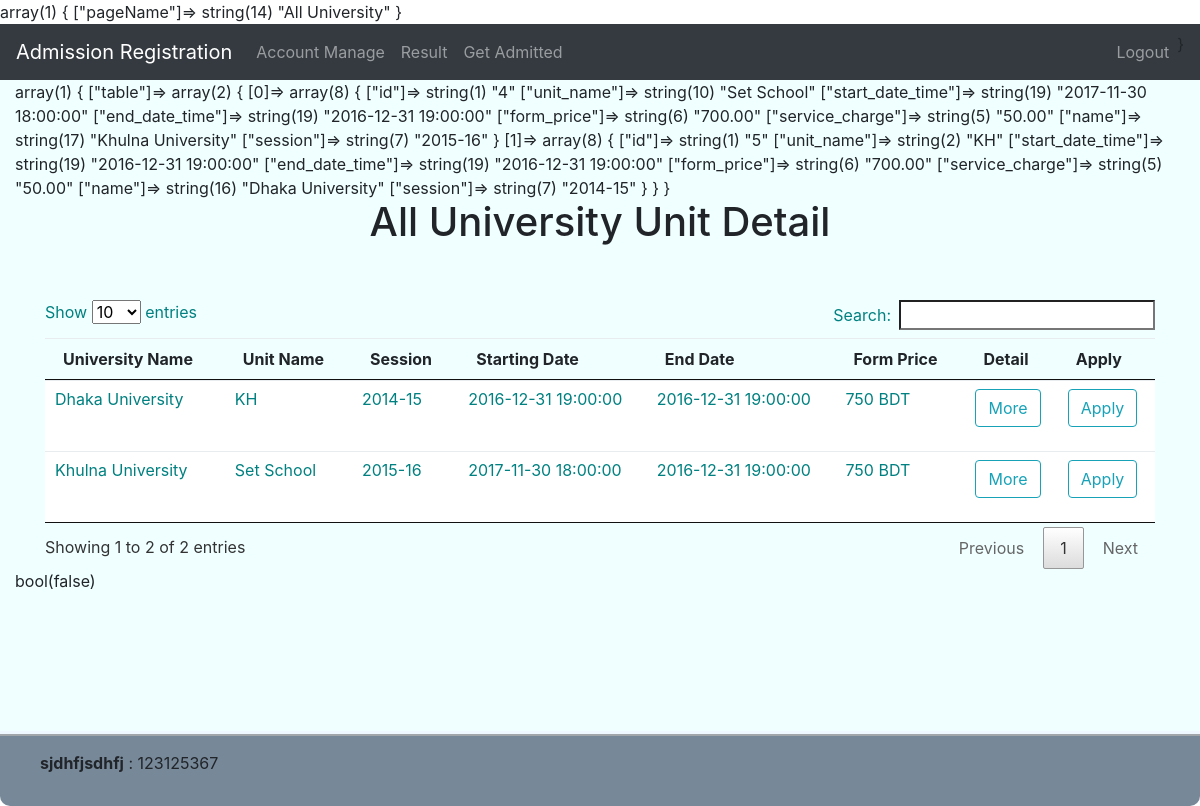
Screenshot of /getAdmitted (signed in) with the database file from the repository.
### tables this page shows
CREATE TABLE `unit` (
  `id` int(11) NOT NULL,
  `university_id` int(11) NOT NULL,
  `session_id` int(11) NOT NULL,
  `unit_name` varchar(256) NOT NULL,
  `start_date_time` timestamp NOT NULL DEFAULT '0000-00-00 00:00:00',
  `end_date_time` timestamp NOT NULL DEFAULT '0000-00-00 00:00:00',
  `selection_date_time` timestamp NULL DEFAULT NULL,
  `exam_date_time` timestamp NOT NULL DEFAULT '0000-00-00 00:00:00',
  `form_price` decimal(7,2) NOT NULL,
  `service_charge` decimal(7,2) NOT NULL,
  `detail` text NOT NULL,
  `modified_by` int(11) NOT NULL,
  `modified_at` timestamp NOT NULL DEFAULT CURRENT_TIMESTAMP ON UPDATE CURRENT_TIMESTAMP
);

CREATE TABLE `university` (
  `id` int(11) NOT NULL,
  `name` varchar(256) NOT NULL,
  `modified_by` int(11) NOT NULL,
  `modified_at` timestamp NOT NULL DEFAULT CURRENT_TIMESTAMP ON UPDATE CURRENT_TIMESTAMP
);

CREATE TABLE `session` (
  `id` int(11) NOT NULL,
  `session` varchar(10) NOT NULL,
  `modified_by` int(11) NOT NULL,
  `modified_at` timestamp NOT NULL DEFAULT CURRENT_TIMESTAMP ON UPDATE CURRENT_TIMESTAMP
);

### system/libs/Load.php (called while the page is built, shortened)
<?php
class Load
{
    public function view($fileName, $data = false)
    {
        var_dump($data);
        include 'app/views/'.$fileName.'.php';
    }
    public function model($modelName){
        return new $modelName();
    }
}

### app/controllers/GetAdmitted.php (called while the page is built, shortened)
<?php
class GetAdmitted extends MainController{
    public function index(){
        self::studentUnitDetail();
    }
    public function studentUnitDetail(){
        $pageName = ['pageName' => 'All University'];
        $unitProcedureModel = $this->load->model('UnitProcedureModel');
        $data['table'] = $unitProcedureModel->getAllUnit();
        $this->load->view('partials/headerPublic', $pageName);
        $this->load->view('students/unitDetail',$data);
        $this->load->view('partials/footer');
    }
}

### index.php (called while the page is built, shortened)
<?php
$mail = new Main();

### system/libs/Database.php (called while the page is built, shortened)
<?php
class Database extends PDO {
    public function select($sql, $data = array(), $fetchStyle = PDO::FETCH_ASSOC){
        $stmt = $this->prepare($sql);
        $stmt->execute();
        return $stmt->fetchAll($fetchStyle);
    }
}

### app/models/UnitProcedureModel.php (called while the page is built, shortened)
<?php
class UnitProcedureModel extends MainModel{
    public function getAllUnit(){
        $sql = "SELECT unit.id, unit.unit_name, unit.start_date_time, unit.end_date_time, unit.form_price,
                unit.service_charge, university.name , session.session FROM unit
                INNER JOIN university ON unit.university_id = university.id
                INNER JOIN session ON unit.session_id = session.id";
        return $this->db->select($sql);
    }
}

### system/libs/MainController.php (called while the page is built, shortened)
<?php
class MainController
{
    public function __construct()
    {
        $this->load = new Load();
    }
}

### system/libs/MainModel.php (called while the page is built, shortened)
<?php
class MainModel{
    public function __construct(){
        $dsn = 'mysql:dbname=se_addmission; host=localhost';
        $user = 'root';
        $pass = '';
        $this->db = new Database($dsn,$user,$pass);
    }
}

### app/views/students/unitDetail.php (the view, shortened to what this page needs)
<div class="container">
    <h1 style="text-align: center"> All University Unit Detail</h1>
    <br>
     <div class="table-responsive">
        <br />
        <table id="board_data" class="table">
            <thead>
                <tr>
                    <th >University Name</th>
                    <th >Unit Name</th>
                    <th >Session</th>
                    <th >Starting Date</th>
                    <th >End Date</th>
                    <th >Form Price</th>
                    <th >Detail</th>
                    <th >Apply</th>
                </tr>
            </thead>
            <?php foreach ($data['table'] as $key => $value){?>
                <tr>
                    <td><label><?php echo $value['name']?></label></td>
                    <td><label><?php echo $value['unit_name']?></label></td>
                    <td><label><?php echo $value['session']?></label></td>
                    <td><label><?php echo $value['start_date_time']?></label></td>
                    <td><label><?php echo $value['end_date_time']?></label></td>
                    <td><label><?php
                            $fPrice = (int)$value['form_price'];
                            $sCharge = (int)$value['service_charge'];
                            $total = $fPrice + $sCharge;
                            echo $total." BDT";
                            ?></label></td>
                    <td>
                        <form action="<?php echo BASE_URL?>/unitdetail/unitdetail/<?php echo $value['id']?>" method="post">
                            <button class="btn btn-outline-info my-2 my-sm-0" type="submit">More</button>
                        </form>
                    </td>
                    <td>
                        <form action="<?php echo BASE_URL?>/getAdmitted/apply" method="post">
                            <button value="<?php echo $value['id']?>" name="unit_id" class="btn btn-outline-info my-2 my-sm-0" type="submit">Apply</button>
                        </form>
                    </td>
                </tr>
            <?php }?>
        </table>
    </div>
</div>

### rows the page displays
unit: university.name "Khulna University", unit_name "Set School", session.session "2015-16", start_date_time "2017-11-30 18:00:00", end_date_time "2016-12-31 19:00:00", total "750", $value['id'] 4 (drawn)
unit: university.name "Dhaka University", unit_name "KH", session.session "2014-15", start_date_time "2016-12-31 19:00:00", end_date_time "2016-12-31 19:00:00", total "750", $value['id'] 5 (drawn)
